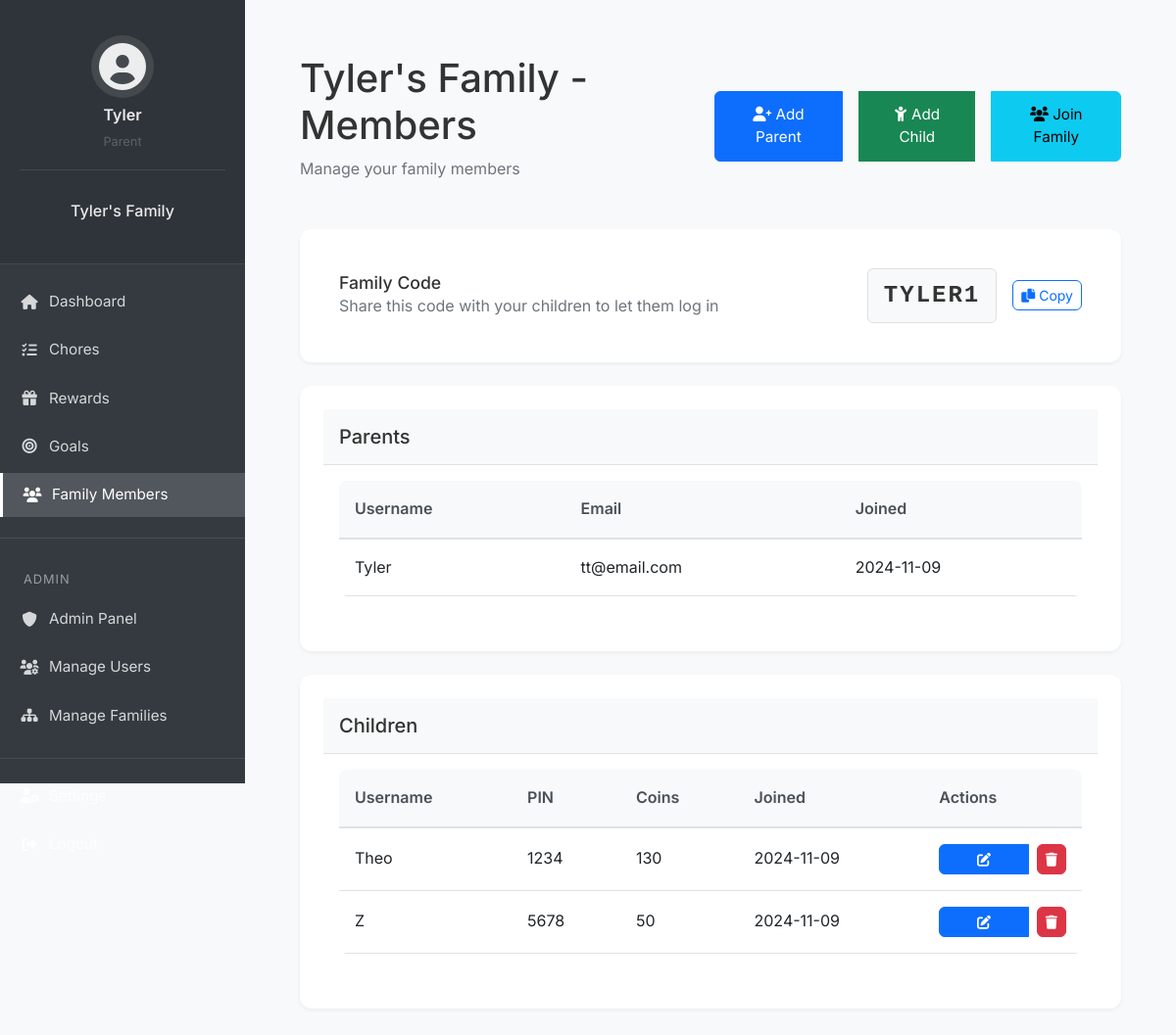
The page /family/members (signed in) on the database its author committed.
### flask_app/models/user.py (models this page shows, shortened)
class User(db.Model, UserMixin):
    __tablename__ = 'user'
    id = db.Column(db.Integer, primary_key=True)
    username = db.Column(db.String(64), unique=True, nullable=False)
    email = db.Column(db.String(120), unique=True, nullable=False)
    password_hash = db.Column(db.String(128), nullable=False)
    pin = db.Column(db.String(4))
    created_at = db.Column(db.DateTime, default=datetime.utcnow)
    is_superuser = db.Column(db.Boolean, default=False)
    is_parent = db.Column(db.Boolean, default=False)
    family_id = db.Column(db.Integer, db.ForeignKey('family.id'))
    parent_id = db.Column(db.Integer, db.ForeignKey('user.id'), nullable=True)
    children = db.relationship('User', backref=db.backref('parent', remote_side=[id]))
    coins = db.Column(db.Integer, default=0)
    family_points = db.Column(db.Integer, default=0)
    avatar = db.Column(db.String(50), default='fa-user-circle')
    assigned_chores = db.relationship('Chore',
                                    foreign_keys='Chore.assigned_to_id',
                                    back_populates='assigned_to',
                                    lazy=True)
    created_chores = db.relationship('Chore',
                                   foreign_keys='Chore.created_by_id',
                                   back_populates='created_by',
                                   lazy=True)
    created_goals = db.relationship('Goal', back_populates='created_by', lazy=True)
    created_goal_categories = db.relationship('GoalCategory', back_populates='created_by', lazy=True)

class Family(db.Model):
    __tablename__ = 'family'
    id = db.Column(db.Integer, primary_key=True)
    name = db.Column(db.String(100), nullable=False)
    family_code = db.Column(db.String(6), unique=True, nullable=False)
    created_at = db.Column(db.DateTime, default=datetime.utcnow)
    members = db.relationship('User', backref='family', lazy=True)
    chores = db.relationship('Chore', backref='family', lazy=True)
    module_settings = db.relationship('ModuleSettings', back_populates='family', lazy=True)
    goals = db.relationship('Goal', back_populates='family', lazy=True)
    goal_categories = db.relationship('GoalCategory', back_populates='family', lazy=True)

### flask_app/controllers/family.py (the view)
@family_bp.route('/members')
@login_required
@parent_required
def members():
    if not current_user.family:
        flash('You need to be part of a family to view members.', 'warning')
        return redirect(url_for('main.dashboard'))
    try:
        family = current_user.family
        parents = User.query.filter_by(family_id=family.id, is_parent=True).all()
        children = User.query.filter_by(family_id=family.id, is_parent=False).all()
        pending_requests = FamilyJoinRequest.query.filter_by(
            family_id=family.id,
            status='pending'
        ).order_by(FamilyJoinRequest.created_at.desc()).all()
        return render_template('family/members.html',
                             family=family,
                             parents=parents,
                             children=children,
                             pending_requests=pending_requests)
    except Exception as e:
        logger.error("Error loading family members page",
                    exc_info=True,
                    extra={"user_id": current_user.id})
        flash('Error loading family members.', 'danger')
        return redirect(url_for('main.dashboard'))

### flask_app/templates/family/members.html (shortened to what this page needs)
{% extends "base.html" %}
{% block authenticated_content %}
<div class="content-container">
    <div class="page-header d-flex justify-content-between align-items-center">
        <div>
            <h1>{{ family.name }} - Members</h1>
            <p class="text-muted">Manage your family members</p>
        </div>
        <div class="btn-group">
            <button class="btn btn-primary" data-bs-toggle="modal" data-bs-target="#addParentModal">
                <i class="fas fa-user-plus"></i> Add Parent
            </button>
            <button class="btn btn-success ms-2" data-bs-toggle="modal" data-bs-target="#addChildModal">
                <i class="fas fa-child"></i> Add Child
            </button>
            <button class="btn btn-info ms-2" data-bs-toggle="modal" data-bs-target="#joinFamilyModal">
                <i class="fas fa-users"></i> Join Family
            </button>
        </div>
    </div>
    <div class="card mb-4">
        <div class="card-body">
            <div class="d-flex justify-content-between align-items-center">
                <div>
                    <h3 class="mb-0">Family Code</h3>
                    <p class="text-muted mb-0">Share this code with your children to let them log in</p>
                </div>
                <div class="family-code">
                    <span class="code">{{ family.family_code }}</span>
                    <button class="btn btn-outline-primary btn-sm ms-2" onclick="copyFamilyCode()">
                        <i class="fas fa-copy"></i> Copy
                    </button>
                </div>
            </div>
        </div>
    </div>
    <div class="card mb-4">
        <div class="card-header">
            <h3>Parents</h3>
        </div>
        <div class="card-body">
            <div class="table-responsive">
                <table class="table table-hover">
                    <thead>
                        <tr>
                            <th>Username</th>
                            <th>Email</th>
                            <th>Joined</th>
                        </tr>
                    </thead>
                    <tbody>
                        {% for parent in parents %}
                        <tr>
                            <td>{{ parent.username }}</td>
                            <td>{{ parent.email }}</td>
                            <td>{{ parent.created_at.strftime('%Y-%m-%d') }}</td>
                        </tr>
                        {% endfor %}
                    </tbody>
                </table>
            </div>
        </div>
    </div>
    <div class="card">
        <div class="card-header">
            <h3>Children</h3>
        </div>
        <div class="card-body">
            <div class="table-responsive">
                <table class="table table-hover">
                    <thead>
                        <tr>
                            <th>Username</th>
                            <th>PIN</th>
                            <th>Coins</th>
                            <th>Joined</th>
                            <th>Actions</th>
                        </tr>
                    </thead>
                    <tbody>
                        {% for child in children %}
                        <tr>
                            <td>{{ child.username }}</td>
                            <td>{{ child.pin }}</td>
                            <td>{{ child.coins }}</td>
                            <td>{{ child.created_at.strftime('%Y-%m-%d') }}</td>
                            <td>
                                <div class="btn-group">
                                    <button class="btn btn-primary btn-sm"
                                            data-bs-toggle="modal"
                                            data-bs-target="#editChildModal{{ child.id }}">
                                        <i class="fas fa-edit"></i>
                                    </button>
                                    <form action="{{ url_for('family.remove_member', member_id=child.id) }}" method="POST" class="d-inline">
                                        <button type="submit" class="btn btn-danger btn-sm"
                                                onclick="return confirm('Are you sure you want to remove {{ child.username }}?')">
                                            <i class="fas fa-trash"></i>
                                        </button>
                                    </form>
                                </div>
                            </td>
                        </tr>
                        {% endfor %}
                    </tbody>
                </table>
            </div>
        </div>
    </div>
</div>
{% endblock %}

### flask_app/templates/base.html (shortened to what this page needs)
<!DOCTYPE html>
<html lang="en">
<head>
    <link href="https://cdn.jsdelivr.net/npm/bootstrap@5.1.3/dist/css/bootstrap.min.css" rel="stylesheet">
    <link rel="stylesheet" href="https://cdnjs.cloudflare.com/ajax/libs/font-awesome/6.0.0/css/all.min.css">
    <link rel="stylesheet" href="{{ url_for('static', filename='css/style.css') }}">
</head>
<body>
    {% if current_user.is_authenticated %}
        <div class="app-wrapper">
            {% include 'partials/_sidebar.html' %}
            <main class="main-content">
                {% include 'partials/_flash_messages.html' %}
                {% block authenticated_content %}{% endblock %}
            </main>
        </div>
    {% endif %}
</body>
</html>

### flask_app/templates/partials/_sidebar.html (shortened to what this page needs)
<nav class="sidebar">
    <div class="sidebar-header">
        <div class="user-profile text-center mb-4">
            {% if current_user.avatar.startswith('fa-') %}
                <i class="fas {{ current_user.avatar }} fa-3x mb-2"></i>
            {% else %}
                <img src="{{ url_for('static', filename='img/avatars/' + current_user.avatar) }}"
                     alt="{{ current_user.username }}'s avatar"
                     class="avatar-img mb-2">
            {% endif %}
            <div class="user-info">
                <h6 class="mb-1">{{ current_user.username }}</h6>
                <small class="text-muted">
                    {% if current_user.is_parent %}
                        Parent
                    {% else %}
                        Child
                        <div class="coins-display mt-1">
                            <i class="fas fa-coins fa-xs"></i>
                            <span class="coins-text">{{ current_user.coins }}</span>
                        </div>
                    {% endif %}
                </small>
            </div>
        </div>
        {% if current_user.family %}
        <div class="family-info text-center mb-3">
            <h5>{{ current_user.family.name }}</h5>
        </div>
        {% endif %}
    </div>
    <ul class="nav flex-column">
        <li class="nav-item">
            <a class="nav-link {% if request.endpoint == 'main.dashboard' %}active{% endif %}"
               href="{{ url_for('main.dashboard') }}">
                <i class="fas fa-home"></i>
                <span>Dashboard</span>
            </a>
        </li>
        {% if current_user.family and module_settings.get('economy', True) %}
            <li class="nav-item" data-module="economy">
                <a class="nav-link {% if request.endpoint.startswith('chores.') %}active{% endif %}"
                   href="{{ url_for('chores.list_chores') }}">
                    <i class="fas fa-tasks"></i>
                    <span>Chores</span>
                </a>
            </li>
            <li class="nav-item" data-module="economy">
                <a class="nav-link {% if request.endpoint.startswith('rewards.') %}active{% endif %}"
                   href="{{ url_for('rewards.list_rewards') }}">
                    <i class="fas fa-gift"></i>
                    <span>Rewards</span>
                </a>
            </li>
            <li class="nav-item" data-module="economy">
                <a class="nav-link {% if request.endpoint.startswith('goals.') %}active{% endif %}"
                   href="{{ url_for('goals.list_goals') }}">
                    <i class="fas fa-bullseye"></i>
                    <span>Goals</span>
                </a>
            </li>
        {% endif %}
        {% if current_user.is_parent %}
            <li class="nav-item">
                <a class="nav-link {% if request.endpoint.startswith('family.') %}active{% endif %}"
                   href="{{ url_for('family.members') }}">
                    <i class="fas fa-users"></i>
                    <span>Family Members</span>
                </a>
            </li>
        {% endif %}
        {% if current_user.is_superuser and module_settings.get('admin', True) %}
            <li class="nav-divider" data-module="admin"></li>
            <li class="menu-label" data-module="admin">Admin</li>
            <li class="nav-item" data-module="admin">
                <a class="nav-link {% if request.endpoint.startswith('admin.') %}active{% endif %}"
                   href="{{ url_for('admin.index') }}">
                    <i class="fas fa-shield-alt"></i>
                    <span>Admin Panel</span>
                </a>
            </li>
            <li class="nav-item" data-module="admin">
                <a class="nav-link {% if request.endpoint == 'admin.users' %}active{% endif %}"
                   href="{{ url_for('admin.users') }}">
                    <i class="fas fa-users-cog"></i>
                    <span>Manage Users</span>
                </a>
            </li>
            <li class="nav-item" data-module="admin">
                <a class="nav-link {% if request.endpoint == 'admin.families' %}active{% endif %}"
                   href="{{ url_for('admin.families') }}">
                    <i class="fas fa-sitemap"></i>
                    <span>Manage Families</span>
                </a>
            </li>
        {% endif %}
        <li class="nav-divider"></li>
        <li class="nav-item">
            {% if current_user.is_parent %}
                <a class="nav-link {% if request.endpoint == 'settings.profile' %}active{% endif %}"
                   href="{{ url_for('settings.profile') }}">
                    <i class="fas fa-user-cog"></i>
                    <span>Settings</span>
                </a>
            {% else %}
                <a class="nav-link {% if request.endpoint == 'settings.child_profile' %}active{% endif %}"
                   href="{{ url_for('settings.child_profile') }}">
                    <i class="fas fa-user-cog"></i>
                    <span>My Profile</span>
                </a>
            {% endif %}
        </li>
        <li class="nav-item">
            <a class="nav-link" href="{{ url_for('auth.logout') }}">
                <i class="fas fa-sign-out-alt"></i>
                <span>Logout</span>
            </a>
        </li>
    </ul>
</nav>

### flask_app/templates/partials/_flash_messages.html (shortened to what this page needs)
<div class="toast-container position-fixed top-0 end-0 p-3">
</div>

### rows shown on the page
User: username "Tyler", email "tt@email.com", created_at "2024-11-09"
Family: family.name "Tyler's Family", name "Tyler's Family", family_code "TYLER1"
User: username "Theo", pin "1234", coins "130", created_at "2024-11-09"
User: username "Z", pin "5678", coins "50", created_at "2024-11-09"
